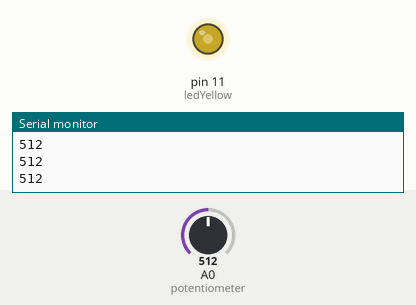
Recording of a sketch running on a simulated Arduino Uno, built with avr-gcc and run on an emulated ATmega328P. Shown: output pins drawn as LEDs (lit = HIGH), the last lines printed to the serial monitor. The inputs (shaded band) are chosen by the test bench; at power-on: A0 (potentiometer) = 512.

Above: at 1.2 s.
1.3 s: A0 (potentiometer) set to 716
At 2.4 s:
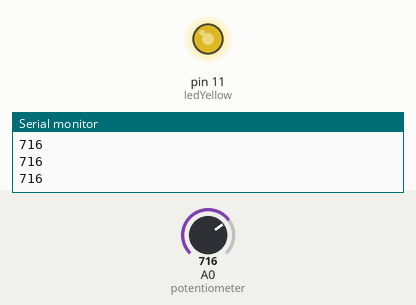
2.8 s: A0 (potentiometer) set to 900
At 3.7 s:
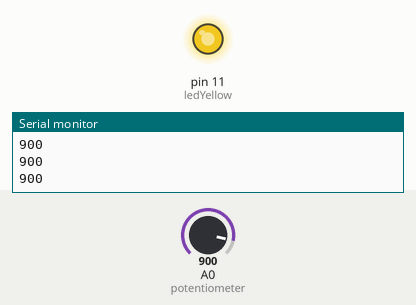
4.3 s: A0 (potentiometer) set to 122
At 4.8 s:
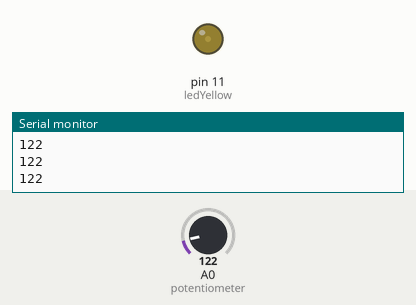
5.8 s: A0 (potentiometer) set to 0
At 7.0 s:
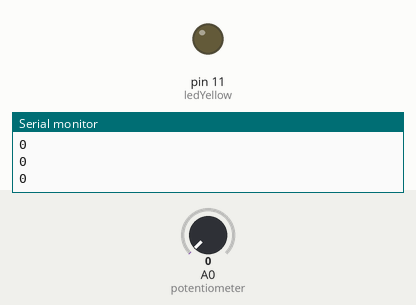
7.3 s: A0 (potentiometer) set to 511
At 8.2 s:
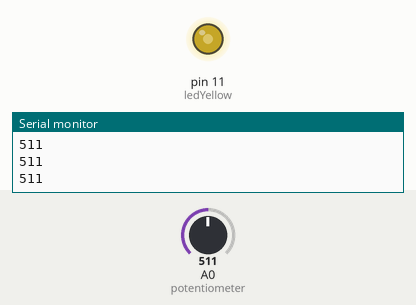
Timing chart, 0 to 9.8 s (numbered marks = the images above; inputs shaded):
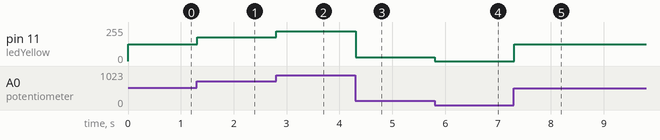

Measured:
- after the input at 1.3 s, pin 11 (ledYellow): 127/255 → 178/255 at once
- after the input at 2.8 s, pin 11 (ledYellow): 178/255 → 224/255 at once
- after the input at 4.3 s, pin 11 (ledYellow): 224/255 → 30/255 at once
- after the input at 5.8 s, pin 11 (ledYellow): 30/255 → 0/255 at once
- after the input at 7.3 s, pin 11 (ledYellow): 0/255 → 127/255 at once

The sketch:

ALEXFRANCA.ino
```cpp
int potentiometer= A0;
int ledYellow= 11;

void setup() {
  // put your setup code here, to run once:
  pinMode(potentiometer, INPUT);
  pinMode(ledYellow, OUTPUT);

  Serial.begin(9600);
}

void loop() {
  // put your main code here, to run repeatedly:
  int potVal= analogRead(potentiometer);
  Serial.println(potVal);
  int mappedValue = map(potVal,0,1023,0,255);
  analogWrite(ledYellow,mappedValue);


}
```
